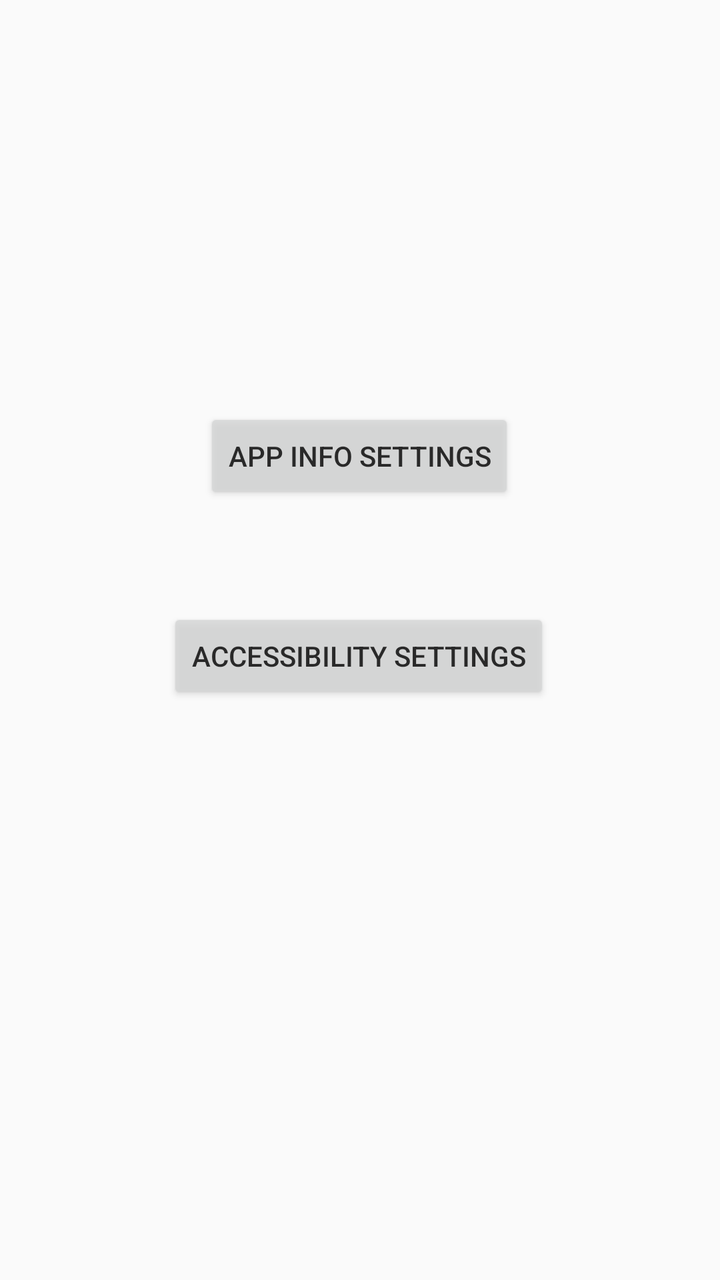
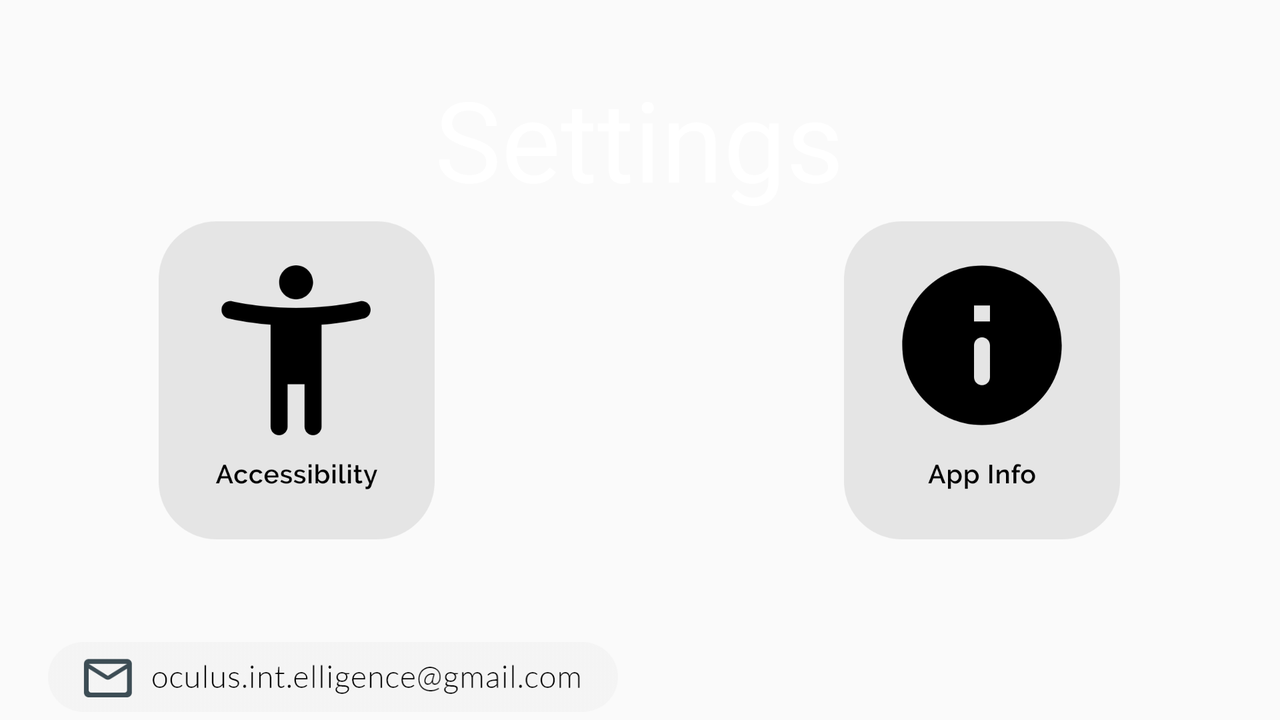

First picture: res/layout/ on a phone held upright. Second picture: the repository's own variant of that layout, on a device whose configuration matches the variant's folder. Source for both follows.
<!-- AndroidManifest.xml: application theme AppTheme -->
<!-- res/layout/activity_settings.xml -->
<?xml version="1.0" encoding="utf-8"?>
<androidx.constraintlayout.widget.ConstraintLayout xmlns:android="http://schemas.android.com/apk/res/android"
    xmlns:app="http://schemas.android.com/apk/res-auto"
    xmlns:tools="http://schemas.android.com/tools"
    android:layout_width="match_parent"
    android:layout_height="match_parent"
    tools:context=".SettingsActivity">










    <ImageView
        android:id="@+id/imageView"
        android:layout_width="match_parent"
        android:layout_height="match_parent"
        android:background="@drawable/background"
        android:contentDescription="@string/app_name"
        android:scaleType="centerCrop"
        app:layout_constraintBottom_toBottomOf="parent"
        app:layout_constraintEnd_toEndOf="parent"
        app:layout_constraintHorizontal_bias="0.0"
        app:layout_constraintStart_toStartOf="parent"
        app:layout_constraintTop_toTopOf="parent"
        app:layout_constraintVertical_bias="1.0" />

    <Button
        android:id="@+id/accessBtn"
        android:alpha="0.8"
        android:textColor="@android:color/black"
        android:layout_width="wrap_content"
        android:layout_height="wrap_content"
        android:layout_marginBottom="288dp"
        android:text="Accessibility Settings"
        app:layout_constraintBottom_toBottomOf="@+id/imageView"
        app:layout_constraintEnd_toEndOf="parent"
        app:layout_constraintHorizontal_bias="0.497"
        app:layout_constraintStart_toStartOf="parent" />

    <Button
        android:id="@+id/appInfoBtn"
        android:alpha="0.8"
        android:textColor="@android:color/black"
        android:layout_width="wrap_content"
        android:layout_height="wrap_content"
        android:layout_marginTop="204dp"
        android:text="App Info Settings"
        app:layout_constraintEnd_toEndOf="parent"
        app:layout_constraintHorizontal_bias="0.498"
        app:layout_constraintStart_toStartOf="parent"
        app:layout_constraintTop_toTopOf="@+id/imageView" />


</androidx.constraintlayout.widget.ConstraintLayout>
<!-- resources referenced by this layout -->
<resources>
  <string name="app_name">Oculus</string>
  <style name="AppTheme" parent="Theme.AppCompat.Light.NoActionBar">
          
          <item name="android:colorPrimaryDark">#F74DA489</item>
      </style>
</resources>
<!-- res/layout-land/activity_settings.xml (the repository's variant of the layout above) -->
<!-- drawn on the phone turned sideways -->
<?xml version="1.0" encoding="utf-8"?>
<androidx.constraintlayout.widget.ConstraintLayout xmlns:android="http://schemas.android.com/apk/res/android"
    xmlns:app="http://schemas.android.com/apk/res-auto"
    xmlns:tools="http://schemas.android.com/tools"
    android:layout_width="match_parent"
    android:layout_height="match_parent"
    tools:context=".SettingsActivity">

    <ImageView
        android:id="@+id/imageView"
        android:layout_width="match_parent"
        android:layout_height="match_parent"
        android:background="@drawable/background"
        android:contentDescription="Object Detection"
        android:scaleType="centerCrop"
        app:layout_constraintBottom_toBottomOf="parent"
        app:layout_constraintEnd_toEndOf="parent"
        app:layout_constraintHorizontal_bias="1.0"
        app:layout_constraintStart_toStartOf="parent"
        app:layout_constraintTop_toTopOf="parent"
        app:layout_constraintVertical_bias="1.0" />

    <Button
        android:id="@+id/appInfoBtn"
        android:layout_width="138dp"
        android:layout_height="159dp"
        android:layout_marginEnd="16dp"
        android:background="@drawable/app_info"
        app:layout_constraintBottom_toBottomOf="@+id/accessBtn"
        app:layout_constraintEnd_toEndOf="parent"
        app:layout_constraintHorizontal_bias="0.0"
        app:layout_constraintStart_toEndOf="@+id/textView"
        app:layout_constraintTop_toTopOf="@+id/accessBtn"
        app:layout_constraintVertical_bias="0.0" />

    <Button
        android:id="@+id/accessBtn"
        android:layout_width="138dp"
        android:layout_height="159dp"
        android:layout_marginStart="16dp"
        android:background="@drawable/accessibility"
        app:layout_constraintBottom_toBottomOf="parent"
        app:layout_constraintEnd_toStartOf="@+id/textView"
        app:layout_constraintHorizontal_bias="1.0"
        app:layout_constraintStart_toStartOf="parent"
        app:layout_constraintTop_toTopOf="parent"
        app:layout_constraintVertical_bias="0.551" />

    <TextView
        android:id="@+id/textView"
        android:layout_width="wrap_content"
        android:layout_height="wrap_content"
        android:layout_marginTop="32dp"
        android:fontFamily="@font/light"
        android:text="@string/settings"
        android:textColor="#FFFFFF"
        android:textSize="56sp"
        app:layout_constraintBottom_toBottomOf="parent"
        app:layout_constraintEnd_toEndOf="parent"
        app:layout_constraintHorizontal_bias="0.499"
        app:layout_constraintStart_toStartOf="parent"
        app:layout_constraintTop_toTopOf="parent"
        app:layout_constraintVertical_bias="0.0" />

    <ImageView
        android:id="@+id/imageView2"
        android:layout_width="285dp"
        android:layout_height="101dp"
        android:layout_marginStart="24dp"
        android:layout_marginTop="320dp"
        app:layout_constraintBottom_toBottomOf="parent"
        app:layout_constraintEnd_toEndOf="@id/imageView"
        app:layout_constraintHorizontal_bias="0.0"
        app:layout_constraintStart_toStartOf="@id/imageView"
        app:layout_constraintTop_toTopOf="@id/imageView"
        app:layout_constraintVertical_bias="0.53"
        app:srcCompat="@drawable/contact" />


</androidx.constraintlayout.widget.ConstraintLayout>
<!-- resources referenced by the variant -->
<!-- as the phone turned sideways resolves them -->
<resources>
  <!-- drawable accessibility: png bitmap (drawable, 23973 bytes) -->
  <!-- drawable app_info: png bitmap (drawable, 25502 bytes) -->
  <!-- drawable contact: png bitmap (drawable, 15284 bytes) -->
  <string name="settings">Settings</string>
  <style name="AppTheme" parent="Theme.AppCompat.Light.NoActionBar">
          
          <item name="android:colorPrimaryDark">#F74DA489</item>
      </style>
</resources>
